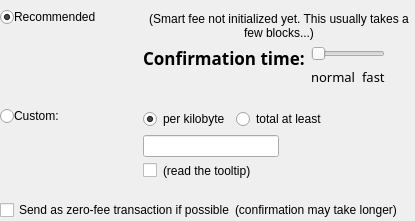
                        <widget class="QFrame" name="frameFeeSelection">
                          <property name="enabled">
                            <bool>true</bool>
                          </property>
                          <layout class="QVBoxLayout" name="verticalLayoutFee12">
                            <property name="spacing">
                              <number>0</number>
                            </property>
                            <property name="leftMargin">
                              <number>0</number>
                            </property>
                            <property name="topMargin">
                              <number>0</number>
                            </property>
                            <property name="rightMargin">
                              <number>0</number>
                            </property>
                            <property name="bottomMargin">
                              <number>0</number>
                            </property>
                            <item>
                              <layout class="QGridLayout" name="gridLayoutFee" columnstretch="0,1,2">
                                <property name="topMargin">
                                  <number>10</number>
                                </property>
                                <property name="bottomMargin">
                                  <number>4</number>
                                </property>
                                <property name="horizontalSpacing">
                                  <number>0</number>
                                </property>
                                <property name="verticalSpacing">
                                  <number>4</number>
                                </property>
                                <item row="2" column="2">
                                  <layout class="QVBoxLayout" name="verticalLayoutFee8">
                                    <property name="spacing">
                                      <number>6</number>
                                    </property>
                                    <item>
                                      <layout class="QHBoxLayout" name="horizontalLayoutFee13">
                                        <item>
                                          <widget class="QRadioButton" name="radioCustomPerKilobyte">
                                            <property name="toolTip">
                                              <string>If the custom fee is set to 1000 uEQCs and the transaction is only 250 bytes, then &quot;per kilobyte&quot; only pays 250 uEQCs in fee,&lt;br /&gt;while &quot;at least&quot; pays 1000 uEQCs. For transactions bigger than a kilobyte both pay by kilobyte.</string>
                                            </property>
                                            <property name="text">
                                              <string>per kilobyte</string>
                                            </property>
                                            <property name="iconSize">
                                              <size>
                                                <width>17</width>
                                                <height>17</height>
                                              </size>
                                            </property>
                                            <property name="checked">
                                              <bool>true</bool>
                                            </property>
                                            <attribute name="buttonGroup">
                                              <string notr="true">groupCustomFee</string>
                                            </attribute>
                                          </widget>
                                        </item>
                                        <item>
                                          <widget class="QRadioButton" name="radioCustomAtLeast">
                                            <property name="toolTip">
                                              <string>If the custom fee is set to 1000 uEQCs and the transaction is only 250 bytes, then &quot;per kilobyte&quot; only pays 250 uEQCs in fee,&lt;br /&gt;while &quot;total at least&quot; pays 1000 uEQCs. For transactions bigger than a kilobyte both pay by kilobyte.</string>
                                            </property>
                                            <property name="text">
                                              <string>total at least</string>
                                            </property>
                                            <property name="iconSize">
                                              <size>
                                                <width>17</width>
                                                <height>17</height>
                                              </size>
                                            </property>
                                            <attribute name="buttonGroup">
                                              <string notr="true">groupCustomFee</string>
                                            </attribute>
                                          </widget>
                                        </item>
                                        <item>
                                          <spacer name="horizontalSpacer_6">
                                            <property name="orientation">
                                              <enum>Qt::Horizontal</enum>
                                            </property>
                                            <property name="sizeHint" stdset="0">
                                              <size>
                                                <width>1</width>
                                                <height>1</height>
                                              </size>
                                            </property>
                                          </spacer>
                                        </item>
                                      </layout>
                                    </item>
                                    <item>
                                      <layout class="QHBoxLayout" name="horizontalLayout_5">
                                        <item>
                                          <widget class="BitcoinAmountField" name="customFee"/>
                                        </item>
                                        <item>
                                          <spacer name="horizontalSpacer_8">
                                            <property name="orientation">
                                              <enum>Qt::Horizontal</enum>
                                            </property>
                                            <property name="sizeHint" stdset="0">
                                              <size>
                                                <width>1</width>
                                                <height>1</height>
                                              </size>
                                            </property>
                                          </spacer>
                                        </item>
                                      </layout>
                                    </item>
                                    <item>
                                      <layout class="QHBoxLayout" name="horizontalLayoutFee8">
                                        <item>
                                          <widget class="QCheckBox" name="checkBoxMinimumFee">
                                            <property name="toolTip">
                                              <string>Paying only the minimum fee is just fine as long as there is less transaction volume than space in the blocks.&lt;br /&gt;But be aware that this can end up in a never confirming transaction once there is more demand for EstateQuery transactions than the network can process.</string>
                                            </property>
                                            <property name="layoutDirection">
                                              <enum>Qt::LeftToRight</enum>
                                            </property>
                                            <property name="text">
                                              <string/>
                                            </property>
                                            <property name="iconSize">
                                              <size>
                                                <width>17</width>
                                                <height>17</height>
                                              </size>
                                            </property>
                                          </widget>
                                        </item>
                                        <item>
                                          <widget class="QLabel" name="labelMinFeeWarning">
                                            <property name="enabled">
                                              <bool>true</bool>
                                            </property>
                                            <property name="toolTip">
                                              <string>Paying only the minimum fee is just fine as long as there is less transaction volume than space in the blocks.&lt;br /&gt;But be aware that this can end up in a never confirming transaction once there is more demand for EstateQuery transactions than the network can process.</string>
                                            </property>
                                            <property name="text">
                                              <string>(read the tooltip)</string>
                                            </property>
                                            <property name="margin">
                                              <number>5</number>
                                            </property>
                                          </widget>
                                        </item>
                                        <item>
                                          <spacer name="horizontalSpacer_2">
                                            <property name="orientation">
                                              <enum>Qt::Horizontal</enum>
                                            </property>
                                            <property name="sizeHint" stdset="0">
                                              <size>
                                                <width>1</width>
                                                <height>1</height>
                                              </size>
                                            </property>
                                          </spacer>
                                        </item>
                                      </layout>
                                    </item>
                                  </layout>
                                </item>
                                <item row="0" column="0" alignment="Qt::AlignTop">
                                  <widget class="QRadioButton" name="radioSmartFee">
                                    <property name="text">
                                      <string/>
                                    </property>
                                    <property name="iconSize">
                                      <size>
                                        <width>17</width>
                                        <height>17</height>
                                      </size>
                                    </property>
                                    <property name="checked">
                                      <bool>true</bool>
                                    </property>
                                    <attribute name="buttonGroup">
                                      <string notr="true">groupFee</string>
                                    </attribute>
                                  </widget>
                                </item>
                                <item row="2" column="1">
                                  <widget class="QLabel" name="labelCustomFee">
                                    <property name="text">
                                      <string>Custom:</string>
                                    </property>
                                    <property name="alignment">
                                      <set>Qt::AlignLeading|Qt::AlignLeft|Qt::AlignTop</set>
                                    </property>
                                    <property name="indent">
                                      <number>0</number>
                                    </property>
                                    <property name="buddy">
                                      <cstring>radioCustomFee</cstring>
                                    </property>
                                  </widget>
                                </item>
                                <item row="0" column="1">
                                  <layout class="QVBoxLayout" name="verticalLayout_4">
                                    <item>
                                      <layout class="QHBoxLayout" name="horizontalLayout_4">
                                        <item>
                                          <widget class="QLabel" name="labelSmartFee_2">
                                            <property name="text">
                                              <string>Recommended</string>
                                            </property>
                                            <property name="alignment">
                                              <set>Qt::AlignLeading|Qt::AlignLeft|Qt::AlignTop</set>
                                            </property>
                                            <property name="indent">
                                              <number>0</number>
                                            </property>
                                          </widget>
                                        </item>
                                        <item>
                                          <widget class="QLabel" name="labelSmartFee">
                                            <property name="text">
                                              <string/>
                                            </property>
                                            <property name="alignment">
                                              <set>Qt::AlignLeading|Qt::AlignLeft|Qt::AlignTop</set>
                                            </property>
                                            <property name="indent">
                                              <number>0</number>
                                            </property>
                                          </widget>
                                        </item>
                                      </layout>
                                    </item>
                                    <item>
                                      <widget class="QLabel" name="labelFeeEstimation">
                                        <property name="text">
                                          <string/>
                                        </property>
                                        <property name="alignment">
                                          <set>Qt::AlignLeading|Qt::AlignLeft|Qt::AlignTop</set>
                                        </property>
                                        <property name="indent">
                                          <number>0</number>
                                        </property>
                                      </widget>
                                    </item>
                                    <item>
                                      <spacer name="verticalSpacer_2">
                                        <property name="orientation">
                                          <enum>Qt::Vertical</enum>
                                        </property>
                                        <property name="sizeHint" stdset="0">
                                          <size>
                                            <width>20</width>
                                            <height>40</height>
                                          </size>
                                        </property>
                                      </spacer>
                                    </item>
                                  </layout>
                                </item>
                                <item row="3" column="0" colspan="3">
                                  <widget class="QLabel" name="custom_send_as_zero_separator">
                                    <property name="text">
                                      <string/>
                                    </property>
                                    <property name="indent">
                                      <number>0</number>
                                    </property>
                                  </widget>
                                </item>
                                <item row="0" column="2">
                                  <layout class="QVBoxLayout" name="verticalLayoutFee3" stretch="0,0">
                                    <property name="spacing">
                                      <number>6</number>
                                    </property>
                                    <property name="topMargin">
                                      <number>2</number>
                                    </property>
                                    <item>
                                      <widget class="QLabel" name="labelSmartFee2">
                                        <property name="text">
                                          <string>(Smart fee not initialized yet. This usually takes a few blocks...)</string>
                                        </property>
                                        <property name="alignment">
                                          <set>Qt::AlignHCenter</set>
                                        </property>
                                        <property name="wordWrap">
                                          <bool>true</bool>
                                        </property>
                                        <property name="margin">
                                          <number>2</number>
                                        </property>
                                      </widget>
                                    </item>
                                    <item>
                                      <layout class="QHBoxLayout" name="horizontalLayoutFee9">
                                        <item>
                                          <layout class="QVBoxLayout" name="verticalLayoutFee6">
                                            <item>
                                              <widget class="QLabel" name="labelSmartFee3">
                                                <property name="font">
                                                  <font>
                                                    <family>Montserrat</family>
                                                    <pointsize>13</pointsize>
                                                    <weight>75</weight>
                                                    <bold>true</bold>
                                                  </font>
                                                </property>
                                                <property name="text">
                                                  <string>Confirmation time:</string>
                                                </property>
                                                <property name="margin">
                                                  <number>2</number>
                                                </property>
                                              </widget>
                                            </item>
                                            <item>
                                              <spacer name="verticalSpacer_3">
                                                <property name="orientation">
                                                  <enum>Qt::Vertical</enum>
                                                </property>
                                                <property name="sizeHint" stdset="0">
                                                  <size>
                                                    <width>1</width>
                                                    <height>1</height>
                                                  </size>
                                                </property>
                                              </spacer>
                                            </item>
                                          </layout>
                                        </item>
                                        <item>
                                          <layout class="QVBoxLayout" name="verticalLayoutFee5">
                                            <property name="rightMargin">
                                              <number>30</number>
                                            </property>
                                            <item>
                                              <widget class="QSlider" name="sliderSmartFee">
                                                <property name="minimum">
                                                  <number>0</number>
                                                </property>
                                                <property name="maximum">
                                                  <number>24</number>
                                                </property>
                                                <property name="pageStep">
                                                  <number>1</number>
                                                </property>
                                                <property name="value">
                                                  <number>0</number>
                                                </property>
                                                <property name="sliderPosition">
                                                  <number>0</number>
                                                </property>
                                                <property name="tracking">
                                                  <bool>true</bool>
                                                </property>
                                                <property name="orientation">
                                                  <enum>Qt::Horizontal</enum>
                                                </property>
                                                <property name="tickPosition">
                                                  <enum>QSlider::NoTicks</enum>
                                                </property>
                                              </widget>
                                            </item>
                                            <item>
                                              <layout class="QHBoxLayout" name="horizontalLayoutFee10">
                                                <item>
                                                  <widget class="QLabel" name="labelSmartFeeNormal">
                                                    <property name="font">
                                                      <font>
                                                        <family>Montserrat</family>
                                                        <pointsize>10</pointsize>
                                                      </font>
                                                    </property>
                                                    <property name="text">
                                                      <string>normal</string>
                                                    </property>
                                                    <property name="indent">
                                                      <number>0</number>
                                                    </property>
                                                  </widget>
                                                </item>
                                                <item>
                                                  <spacer name="horizontalSpacer_3">
                                                    <property name="orientation">
                                                      <enum>Qt::Horizontal</enum>
                                                    </property>
                                                    <property name="sizeHint" stdset="0">
                                                      <size>
                                                        <width>40</width>
                                                        <height>20</height>
                                                      </size>
                                                    </property>
                                                  </spacer>
                                                </item>
                                                <item>
                                                  <widget class="QLabel" name="labelSmartFeeFast">
                                                    <property name="font">
                                                      <font>
                                                        <family>Montserrat</family>
                                                        <pointsize>10</pointsize>
                                                      </font>
                                                    </property>
                                                    <property name="text">
                                                      <string>fast</string>
                                                    </property>
                                                    <property name="indent">
                                                      <number>0</number>
                                                    </property>
                                                  </widget>
                                                </item>
                                              </layout>
                                            </item>
                                          </layout>
                                        </item>
                                      </layout>
                                    </item>
                                  </layout>
                                </item>
                                <item row="2" column="0">
                                  <layout class="QVBoxLayout" name="verticalLayoutFee9" stretch="0,1">
                                    <item>
                                      <widget class="QRadioButton" name="radioCustomFee">
                                        <property name="text">
                                          <string/>
                                        </property>
                                        <property name="iconSize">
                                          <size>
                                            <width>17</width>
                                            <height>17</height>
                                          </size>
                                        </property>
                                        <attribute name="buttonGroup">
                                          <string notr="true">groupFee</string>
                                        </attribute>
                                      </widget>
                                    </item>
                                    <item>
                                      <spacer name="verticalSpacer_6">
                                        <property name="orientation">
                                          <enum>Qt::Vertical</enum>
                                        </property>
                                        <property name="sizeHint" stdset="0">
                                          <size>
                                            <width>1</width>
                                            <height>1</height>
                                          </size>
                                        </property>
                                      </spacer>
                                    </item>
                                  </layout>
                                </item>
                                <item row="1" column="0" colspan="3">
                                  <widget class="QLabel" name="recommended_custom_separator">
                                    <property name="text">
                                      <string/>
                                    </property>
                                    <property name="indent">
                                      <number>0</number>
                                    </property>
                                  </widget>
                                </item>
                              </layout>
                            </item>
                            <item>
                              <layout class="QHBoxLayout" name="horizontalLayoutFee5" stretch="0,0,0">
                                <property name="spacing">
                                  <number>0</number>
                                </property>
                                <property name="bottomMargin">
                                  <number>0</number>
                                </property>
                                <item>
                                  <widget class="QCheckBox" name="checkBoxFreeTx">
                                    <property name="text">
                                      <string>Send as zero-fee transaction if possible</string>
                                    </property>
                                    <property name="iconSize">
                                      <size>
                                        <width>17</width>
                                        <height>17</height>
                                      </size>
                                    </property>
                                  </widget>
                                </item>
                                <item>
                                  <widget class="QLabel" name="labelFreeTx">
                                    <property name="text">
                                      <string>(confirmation may take longer)</string>
                                    </property>
                                    <property name="margin">
                                      <number>0</number>
                                    </property>
                                    <property name="indent">
                                      <number>0</number>
                                    </property>
                                  </widget>
                                </item>
                                <item>
                                  <spacer name="horizontalSpacerFee5">
                                    <property name="orientation">
                                      <enum>Qt::Horizontal</enum>
                                    </property>
                                    <property name="sizeHint" stdset="0">
                                      <size>
                                        <width>1</width>
                                        <height>1</height>
                                      </size>
                                    </property>
                                  </spacer>
                                </item>
                              </layout>
                            </item>
                            <item>
                              <spacer name="verticalSpacerFee2">
                                <property name="orientation">
                                  <enum>Qt::Vertical</enum>
                                </property>
                                <property name="sizeHint" stdset="0">
                                  <size>
                                    <width>1</width>
                                    <height>1</height>
                                  </size>
                                </property>
                              </spacer>
                            </item>
                          </layout>
                        </widget>
